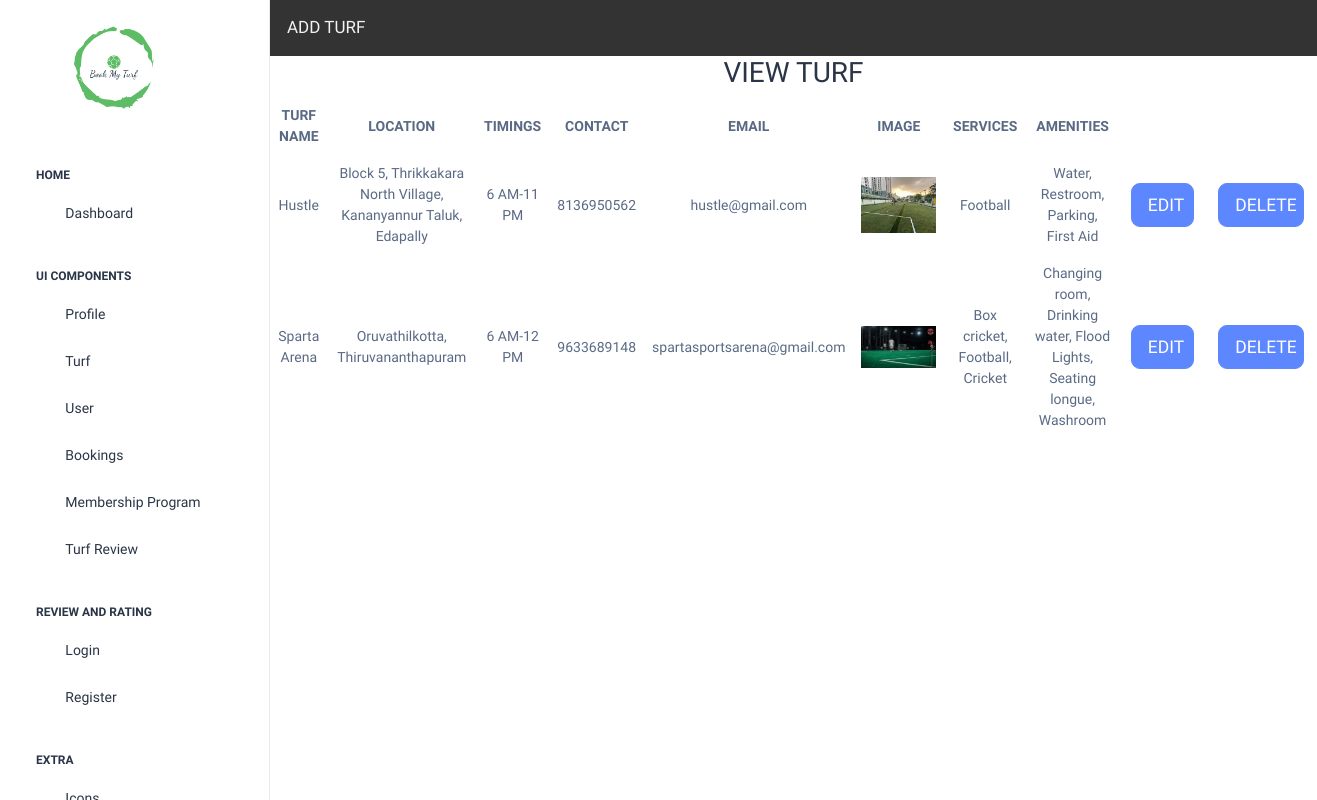
The app's page /turfpage/ with its own data.
### turf_app/models.py (models this page shows)
class turftbl(models.Model):
    tname = models.CharField(max_length=20, null=True)
    loc = models.CharField(max_length=50, null=True)
    timing = models.CharField(max_length=20, null=True)
    contact = models.CharField(max_length=11, null=True)
    email = models.EmailField(null=True)
    image = models.ImageField(null=True, upload_to='media')
    services = models.CharField(max_length=60, null=True)
    amenities = models.TextField(max_length=60, null=True)

### turf_app/views.py (the view)
# urls.py: path("turfpage/", views.turfpage),
def turfpage(request):
    v = turftbl.objects.all()
    return render(request,"turfpage.html",{"v":v})

### templates/turfpage.html (shortened to what this page needs)
<!DOCTYPE html>
<html lang="en">
<head>
</head>
</head>
<body>
{% include 'sidebar2.html' %}
 <div class="body-wrapper">
<div  class="topnav">
    <a href="/addturf" class="btn btn-custom">ADD TURF</a>
</div>
<h2>VIEW TURF</h2>
<table>
    <tr>
        <th>TURF NAME</th>
        <th>LOCATION</th>
        <th>TIMINGS</th>
        <th>CONTACT</th>
        <th>EMAIL</th>
         <th>IMAGE</th>
        <th>SERVICES</th>
        <th>AMENITIES</th>
    </tr>
     {%for i in v%}
    <tr>
        <td>{{i.tname}}</td>
        <td>{{i.loc}}</td>
        <td>{{i.timing}}</td>
        <td>{{i.contact}}</td>
        <td>{{i.email}}</td>
        <td><img src="{{i.image}}" width="75px"></td>
        <td>{{i.services}}</td>
        <td>{{i.amenities}}</td>
        <td> <a href="/editturf/{{i.id}}" class="btn btn-primary btn-lg btn-block" style="width:90%;">EDIT</a></td>
        <td> <a href="/deleteturf/{{i.id}}" class="btn btn-primary btn-lg btn-block" style="width:90%;">DELETE</a></td>
    </tr>
    {%endfor%}
</table>
</body>
</html>

### templates/turfpage.html (style rules this page uses)
body { margin: 0; font-family: Arial, Helvetica, sans-serif; }
.topnav { overflow: hidden; background-color: #333; }
.topnav a { float: left; color: #f2f2f2; text-align: center; padding: 14px 16px; text-decoration: none; font-size: 17px; }
table { border-collapse: collapse; width: 100% }
tr,td,th { border: 1px solid #dddddd; text-align: center; padding: 8px; }
h2 { text-align: center; }

### records on screen
turftbl: tname "Hustle", loc "Block 5, Thrikkakara North Village, Kananyannur Taluk, Edapally", timing "6 AM-11 PM", contact "8136950562", email "hustle@gmail.com", image (picture), services "Football", amenities "Water, Restroom, Parking, First Aid"
turftbl: tname "Sparta Arena", loc "Oruvathilkotta, Thiruvananthapuram", timing "6 AM-12 PM", contact "9633689148", email "spartasportsarena@gmail.com", image (picture), services "Box cricket, Football, Cricket", amenities "Changing room, Drinking water, Flood Lights, Seating longue, Washroom"
